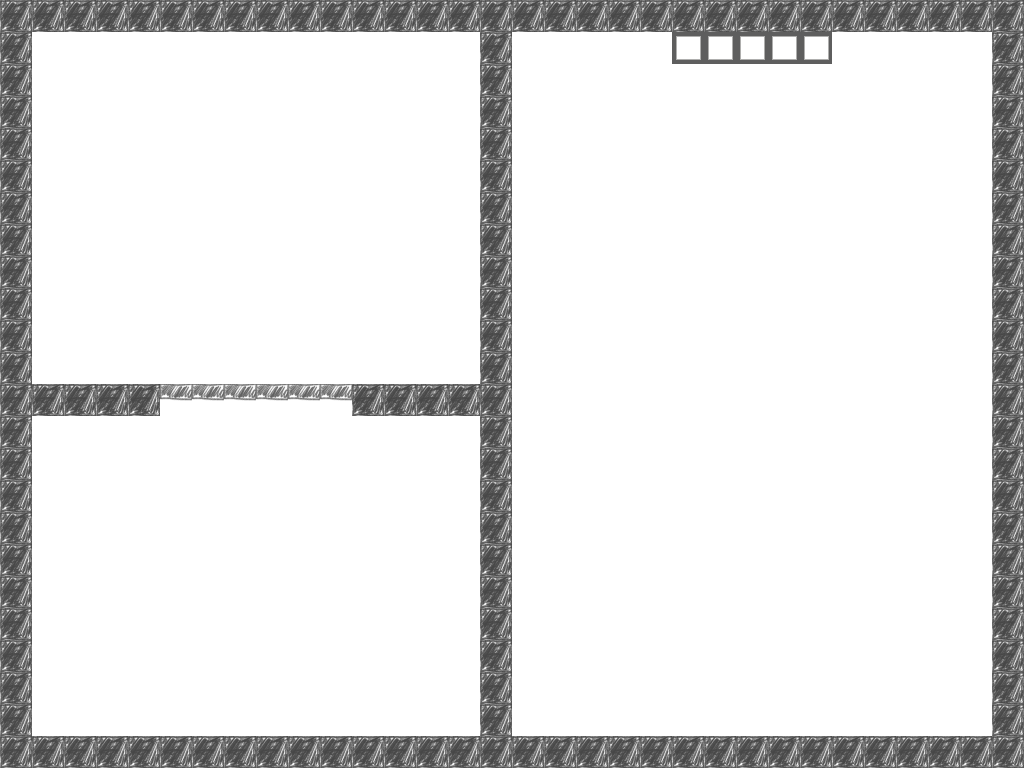

A level layout from a 2D game, rendered from its tile map. Below: a short description, then the map file with tile-grid data replaced by summaries:
An orthogonal 32x24 tile map with 32x32 px tiles, 3 tile layers (tiles, collisions, door1) and 10 objects (SpawnPoint, box, button).

<map version="1.0" orientation="orthogonal" width="32" height="24" tilewidth="32" tileheight="32">
 <tileset firstgid="1" name="tiles" tilewidth="32" tileheight="32">
  <image source="Tilesheet.png" width="512" height="256" />
 </tileset>
 <layer name="tiles" width="32" height="24">
  <data>[768 cells, 768 non-empty, 5 distinct tile ids]</data>
 </layer>
 <layer name="collisions" width="32" height="24">
  <data>[768 cells, 138 non-empty, 1 distinct tile ids]</data>
 </layer>
 <objectgroup name="objects" width="32" height="24">
  <object name="SpawnPoint" x="203" y="672" />
 </objectgroup>
 <layer name="door1" width="32" height="24">
  <data>[768 cells, 6 non-empty, 1 distinct tile ids]</data>
 </layer>
 <objectgroup name="boxes" width="32" height="24">
  <object name="box1" type="box" x="696" y="347" width="64" height="64" />
 </objectgroup>
 <objectgroup name="buttons" width="32" height="24">
  <object name="button1" type="button" x="676" y="33" width="153" height="23">
   <properties>
    <property name="doorLayer" value="door1" />
   </properties>
  </object>
 </objectgroup>
 <objectgroup name="collisions" width="32" height="24">
  <object x="0" y="0" width="1024" height="32" />
  <object x="0" y="0" width="32" height="768" />
  <object x="0" y="736" width="1024" height="32" />
  <object x="992" y="0" width="32" height="768" />
  <object x="480" y="0" width="32" height="768" />
  <object x="0" y="384" width="160" height="32" />
  <object x="352" y="384" width="160" height="32" />
 </objectgroup>
</map>
